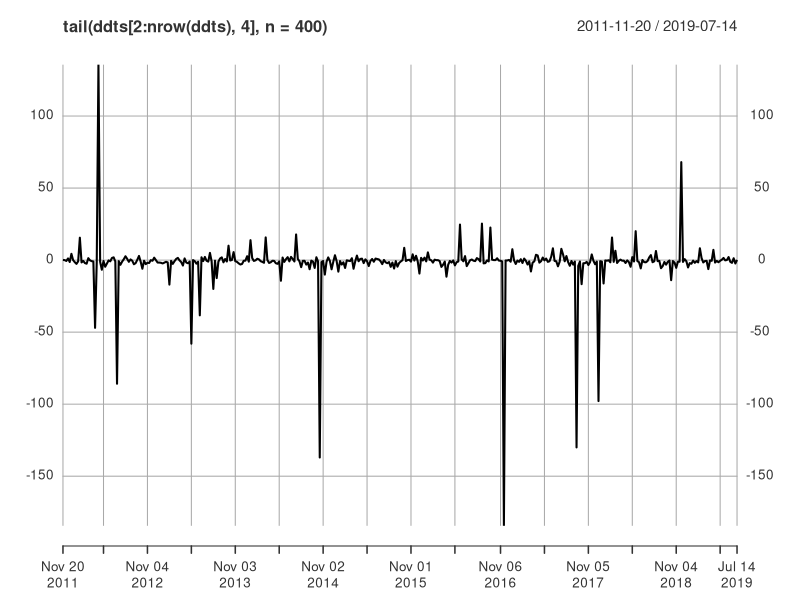
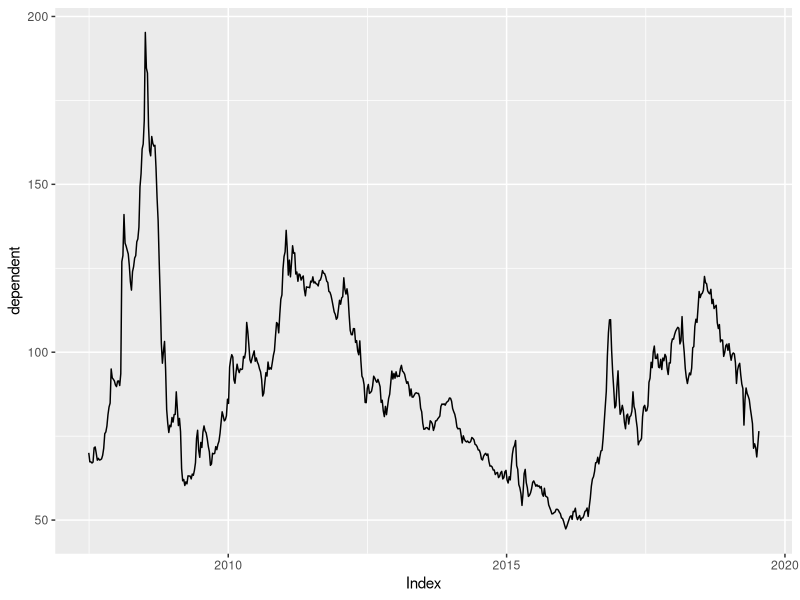
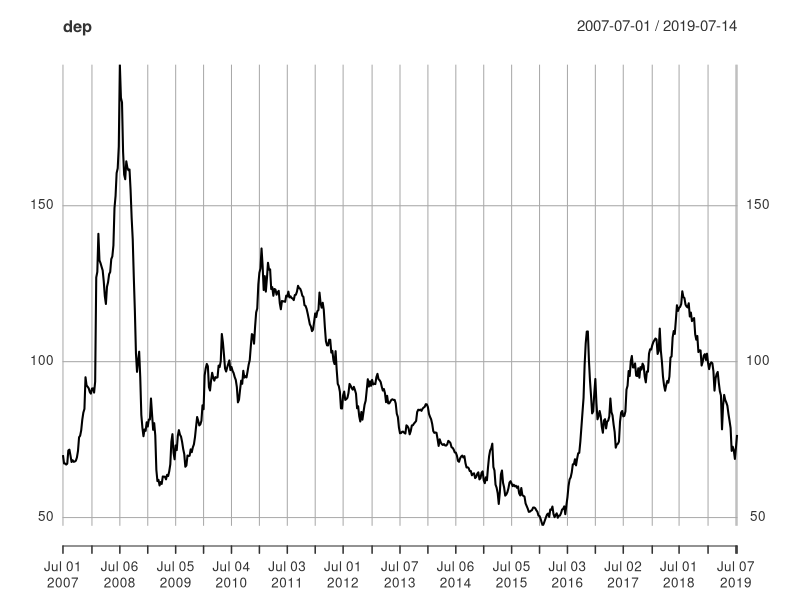
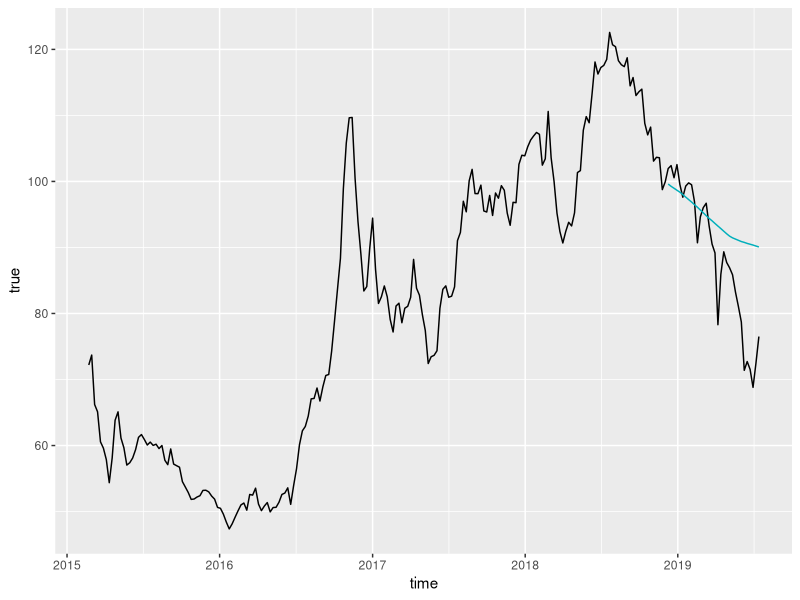

The R script that drew these images, in order: (Note: a time limit stopped this script after it produced the figures.)
library(xts)
library(forecast)
library(ggplot2)

# Data preparation

dd <- read.csv("data_coal.csv", sep = ";")
dd$DATE <- as.Date(paste(dd$DATE), format = "%d.%m.%Y")

ddts <- xts(dd[, 2:ncol(dd)], order.by = dd$DATE)

YNames <- colnames(ddts)[substr(colnames(ddts), 1, 2) == "P_"]
XNames <- colnames(ddts)[substr(colnames(ddts), 1, 2) != "P_"]

ddts = ddts[,colSums(is.na(ddts)) == 0]

# generating first lag

ddts[1:nrow(ddts), 2] = lag(ddts[1:nrow(ddts), 1])
ddts = ddts[2:nrow(ddts)]

# generating fitst_dif

ddts[1:nrow(ddts), 3] = diff(ddts[1:nrow(ddts), 1])
ddts = ddts[2:nrow(ddts)]

# generating relative diff

ddts[1:nrow(ddts), 4] = diff(ddts[1:nrow(ddts), 3]) / diff(ddts[1:nrow(ddts), 2])
ddts = ddts[2:nrow(ddts)]

plot(tail(ddts[2:nrow(ddts), 4], n=400))

ddts = ddts[1:nrow(ddts),1:9]
ddts[,9] = 1
names(ddts) = c("dependent", "first_lag", "first_diff", "rel_first_diff", "FX_USD_CNY","FX_USD_Index","CPI_US","CPI_Eur", "Intercept" )

# ddts = window(ddts,start = "2010-01-03")
autoplot(ddts$dependent)

# Recursive forecasting function
forec_func = function(params, indep_test,lag){
  forec = c()
  y_last = indep_test[1,lag]

  for (i in seq(1:nrow(indep_test))){
    indep_test[i, lag] = y_last
    one_forec = indep_test[i,] %*% params
    forec = c(forec, one_forec)
    y_last = one_forec
  }
  
  return(data.frame(time = tail(dd$DATE, n = nrow(indep_test)), forec = forec))
  
}



# Y_t chunk

indep = ddts[1:nrow(ddts),c(2,5:6,9)]
dep = ddts[1:nrow(ddts),1]




trainsize = 0.95
indep_train = indep[1: floor(nrow(indep)*trainsize),]
indep_test = indep[floor(nrow(indep)*trainsize + 1): nrow(indep),]

dep_train = dep[1: floor(nrow(dep)*trainsize),]
dep_test = dep[floor(nrow(dep)*trainsize + 1) : nrow(dep),]




ols_coefs = solve(t(indep_train) %*% indep_train) %*% t(indep_train) %*% dep_train



plot(dep)

results = data.frame(time = tail(dd$DATE, n = nrow(dep)), tr = dep)
names(results) = c('time', 'true')





forec_1 = data.frame(time = dd$DATE[floor(nrow(dep)*trainsize + 1) : nrow(dep)], forec = indep_test %*% ols_coefs)
names(forec_1) = c('time', 'forec')



#Recursive forecast


forec_2 = forec_func(ols_coefs, indep_test, lag = "first_lag")
 ggplot() + 
  geom_line(data=results[400:nrow(results),], aes(x=time, y = true)) + 
  # geom_line(data = forec_1, aes(x=time, y=forec),color = "#E7B800")+
  geom_line(data = forec_2, aes(x=time, y=forec), color = "#00AFBB")



#Dynamic model optimizer

data = indep_train
y_tr = dep_train

# start = t-600

err_sum = function(params){
  start = 1
  res = c(data$first_lag[start])
  for (i in seq(2,nrow(data))){
    data$first_lag[i] = data[i-1,] %*% params
    res = c(res, data$first_lag[i])
  }
  
  error = sum((y_tr - res)^2)
  return(error)
}




opt_result_1 <- optim(par = rep(1, ncol(indep_train)),          # начальная точка
                    fn = err_sum,       # минимизируемая функция
                    method = "BFGS",   # метод численной оптимизации
                    control = list("maxit" = 1000))        

forec_dyn_1 = forec_func(opt_result_1$par, indep_test, lag = "first_lag")


# start = t - 400

err_sum = function(params){
  start = 200
  res = c(data$first_lag[start])
  for (i in seq(2,nrow(data))){
    data$first_lag[i] = data[i-1,] %*% params
    res = c(res, data$first_lag[i])
  }
  
  error = sum((y_tr - res)^2)
  return(error)
}




opt_result_2 <- optim(par = rep(1, ncol(indep_train)),          # начальная точка
                      fn = err_sum,       # минимизируемая функция
                      method = "BFGS",   # метод численной оптимизации
                      control = list("maxit" = 1000))        

forec_dyn_2 = forec_func(opt_result_2$par, indep_test, lag = "first_lag")

# start = t - 200

err_sum = function(params){
  start = 300
  res = c(data$first_lag[start])
  for (i in seq(2,nrow(data))){
    data$first_lag[i] = data[i-1,] %*% params
    res = c(res, data$first_lag[i])
  }
  
  error = sum((y_tr - res)^2)
  return(error)
}


opt_result_3 <- optim(par = rep(1, ncol(indep_train)),          # начальная точка
                      fn = err_sum,       # минимизируемая функция
                      method = "BFGS",   # метод численной оптимизации
                      control = list("maxit" = 1000))        

forec_dyn_3 = forec_func(opt_result_3$par, indep_test, lag = "first_lag")






ggplot() + 
  geom_line(data=results[1:nrow(results),], aes(x=time, y = true)) + 
  # geom_line(data = forec_1, aes(x=time, y=forec),color = "#E7B800")+
  geom_line(data = forec_2, aes(x=time, y=forec), color = "orange") + 
  geom_line(data = forec_dyn_1, aes(x=time, y=forec), color = "red") +
  geom_line(data = forec_dyn_2, aes(x=time, y=forec), color = "green") +
  geom_line(data = forec_dyn_3, aes(x=time, y=forec), color = "blue")


# In/out of sample ols forecast

ols_insample = data.frame(forec = indep_train %*% ols_coefs)
ols_insample$time = head(results$time, n = nrow(ols_insample))
ggplot() + 
  geom_line(data=results[1:nrow(results),], aes(x=time, y = true)) + 
  # geom_line(data = forec_1, aes(x=time, y=forec),color = "#E7B800")+
  geom_line(data = forec_2, aes(x=time, y=forec), color = "orange") +
  geom_line(data = ols_insample, aes(x=time, y=dependent), color = "orange")


# In/out of sample dyn_1 forecast

dyn_1_insample = data.frame(forec = indep_train %*% opt_result_1$par)
dyn_1_insample$time = head(results$time, n = nrow(ols_insample))


ggplot() + 
  geom_line(data=results[1:nrow(results),], aes(x=time, y = true)) + 
  geom_line(data = forec_dyn_1, aes(x=time, y=forec), color = "red") +
  geom_line(data = dyn_1_insample, aes(x=time, y=forec), color = "red")

# In/out of sample dyn_2 forecast

dyn_2_insample = data.frame(forec = indep_train %*% opt_result_2$par)
dyn_2_insample$time = head(results$time, n = nrow(dyn_2_insample))


ggplot() + 
  geom_line(data=results[1:nrow(results),], aes(x=time, y = true)) + 
  geom_line(data = forec_dyn_2, aes(x=time, y=forec), color = "green") +
  geom_line(data = dyn_2_insample, aes(x=time, y=forec), color = "green")

# In/out of sample dyn_3 forecast

dyn_3_insample = data.frame(forec = indep_train %*% opt_result_3$par)
dyn_3_insample$time = head(results$time, n = nrow(dyn_3_insample))


ggplot() + 
  geom_line(data=results[1:nrow(results),], aes(x=time, y = true)) + 
  geom_line(data = forec_dyn_3, aes(x=time, y=forec), color = "red") +
  geom_line(data = dyn_3_insample, aes(x=time, y=forec), color = "red")

# firstdiff_chunk 

dep = ddts[1:nrow(ddts),3]
indep = ddts[1:nrow(ddts),c(2,5:6,9)]
indep$first_lag = lag(dep)
indep =  indep[2:nrow(indep)]
dep = dep[2:nrow(dep)]



trainsize = 0.95
indep_train = indep[1: floor(nrow(indep)*trainsize),]
indep_test = indep[floor(nrow(indep)*trainsize + 1): nrow(indep),]

dep_train = dep[1: floor(nrow(dep)*trainsize),]
dep_test = dep[floor(nrow(dep)*trainsize + 1) : nrow(dep),]



ols_coefs = solve(t(indep_train) %*% indep_train) %*% t(indep_train) %*% dep_train



plot(dep)

results = data.frame(time = tail(dd$DATE, n = nrow(dep)), tr = dep)
names(results) = c('time', 'true')





forec_1 = data.frame(time = dd$DATE[floor(nrow(dep)*trainsize + 1) : nrow(dep)], forec = indep_test %*% ols_coefs)
names(forec_1) = c('time', 'forec')



#Recursive forecast


forec_2 = forec_func(ols_coefs, indep_test, lag = "first_lag")
ggplot() + 
  geom_line(data=results[400:nrow(results),], aes(x=time, y = true)) + 
  # geom_line(data = forec_1, aes(x=time, y=forec),color = "#E7B800")+
  geom_line(data = forec_2, aes(x=time, y=forec), color = "#00AFBB")



#Dynamic model optimizer

data = indep_train
y_tr = dep_train

# start = t-600

err_sum = function(params){
  start = 1
  res = c(data$first_lag[start])
  for (i in seq(2,nrow(data))){
    data$first_lag[i] = data[i-1,] %*% params
    res = c(res, data$first_lag[i])
  }
  
  error = sum((y_tr - res)^2)
  return(error)
}




opt_result_1 <- optim(par = rep(1, ncol(indep_train)),          # начальная точка
                      fn = err_sum,       # минимизируемая функция
                      method = "BFGS",   # метод численной оптимизации
                      control = list("maxit" = 1000))        

forec_dyn_1 = forec_func(opt_result_1$par, indep_test, lag = "first_lag")


# start = t - 400

err_sum = function(params){
  start = 200
  res = c(data$first_lag[start])
  for (i in seq(2,nrow(data))){
    data$first_lag[i] = data[i-1,] %*% params
    res = c(res, data$first_lag[i])
  }
  
  error = sum((y_tr - res)^2)
  return(error)
}




opt_result_2 <- optim(par = rep(1, ncol(indep_train)),          # начальная точка
                      fn = err_sum,       # минимизируемая функция
                      method = "BFGS",   # метод численной оптимизации
                      control = list("maxit" = 1000))        

forec_dyn_2 = forec_func(opt_result_2$par, indep_test, lag = "first_lag")

# start = t - 200

err_sum = function(params){
  start = 300
  res = c(data$first_lag[start])
  for (i in seq(2,nrow(data))){
    data$first_lag[i] = data[i-1,] %*% params
    res = c(res, data$first_lag[i])
  }
  
  error = sum((y_tr - res)^2)
  return(error)
}


opt_result_3 <- optim(par = rep(1, ncol(indep_train)),          # начальная точка
                      fn = err_sum,       # минимизируемая функция
                      method = "BFGS",   # метод численной оптимизации
                      control = list("maxit" = 1000))        

forec_dyn_3 = forec_func(opt_result_3$par, indep_test, lag = "first_lag")






ggplot() + 
  geom_line(data=results[550:nrow(results),], aes(x=time, y = true)) + 
  # geom_line(data = forec_1, aes(x=time, y=forec),color = "#E7B800")+
  geom_line(data = forec_2, aes(x=time, y=forec), color = "orange") + 
  geom_line(data = forec_dyn_1, aes(x=time, y=forec), color = "red") +
  geom_line(data = forec_dyn_2, aes(x=time, y=forec), color = "green") +
  geom_line(data = forec_dyn_3, aes(x=time, y=forec), color = "blue")


# In/out of sample ols forecast

ols_insample = data.frame(forec = indep_train %*% ols_coefs)
ols_insample$time = head(results$time, n = nrow(ols_insample))
ggplot() + 
  geom_line(data=results[1:nrow(results),], aes(x=time, y = true)) + 
  # geom_line(data = forec_1, aes(x=time, y=forec),color = "#E7B800")+
  geom_line(data = forec_2, aes(x=time, y=forec), color = "orange") +
  geom_line(data = ols_insample, aes(x=time, y=dependent), color = "orange")


# In/out of sample dyn_1 forecast

dyn_1_insample = data.frame(forec = indep_train %*% opt_result_1$par)
dyn_1_insample$time = head(results$time, n = nrow(ols_insample))


ggplot() + 
  geom_line(data=results[1:nrow(results),], aes(x=time, y = true)) + 
  geom_line(data = forec_dyn_1, aes(x=time, y=forec), color = "red") +
  geom_line(data = dyn_1_insample, aes(x=time, y=forec), color = "red")

# In/out of sample dyn_2 forecast

dyn_2_insample = data.frame(forec = indep_train %*% opt_result_2$par)
dyn_2_insample$time = head(results$time, n = nrow(dyn_2_insample))


ggplot() + 
  geom_line(data=results[1:nrow(results),], aes(x=time, y = true)) + 
  geom_line(data = forec_dyn_2, aes(x=time, y=forec), color = "green") +
  geom_line(data = dyn_2_insample, aes(x=time, y=forec), color = "green")

# In/out of sample dyn_3 forecast

dyn_3_insample = data.frame(forec = indep_train %*% opt_result_3$par)
dyn_3_insample$time = head(results$time, n = nrow(dyn_3_insample))


ggplot() + 
  geom_line(data=results[1:nrow(results),], aes(x=time, y = true)) + 
  geom_line(data = forec_dyn_3, aes(x=time, y=forec), color = "red") +
  geom_line(data = dyn_3_insample, aes(x=time, y=forec), color = "red")





# ols_coefs = solve(t(indep_train) %*% indep_train) %*% t(indep_train) %*% dep_train
# 
# 
# 
# plot(dep)
# 
# results = data.frame(time = dd$DATE[5:length(dd$DAT)], tr = dep)
# names(results) = c('time', 'true')
# 
# 
# 
# 
# 
# forec_1 = data.frame(time = dd$DATE[floor(nrow(dep)*trainsize + 1) : nrow(dep)], forec = indep_test %*% ols_coefs)
# names(forec_1) = c('time', 'forec')
# 
# 
# 
# #Recursive forecast
# 
# 
# forec_2 = forec_func(ols_coefs, indep_test, lag = "first_lag")
# ggplot() + 
#   geom_line(data=results[400:nrow(results),], aes(x=time, y = true)) + 
#   # geom_line(data = forec_1, aes(x=time, y=forec),color = "#E7B800")+
#   geom_line(data = forec_2, aes(x=time, y=forec), color = "#00AFBB")
# 
# 
# 
# #Dynamic model optimizer
# 
# data = indep_train
# y_tr = dep_train
# 
# 
# # start = t - 400
# 
# err_sum = function(params){
#   start = 1
#   res = c(data$first_lag[start])
#   for (i in seq(2,nrow(data))){
#     data$first_lag[i] = data[i-1,] %*% params
#     res = c(res, data$first_lag[i])
#   }
#   
#   error = sum((y_tr - res)^2)
#   return(error)
# }
# 
# 
# 
# 
# opt_result_1 <- optim(par = rep(1, ncol(indep_train)),          # начальная точка
#                       fn = err_sum,       # минимизируемая функция
#                       method = "BFGS",   # метод численной оптимизации
#                       control = list("maxit" = 1000))        
# 
# forec_dyn_1 = forec_func(opt_result_1$par, indep_test, lag = "first_lag")
# 
# 
# # start = t - 400
# 
# err_sum = function(params){
#   start = 200
#   res = c(data$first_lag[start])
#   for (i in seq(2,nrow(data))){
#     data$first_lag[i] = data[i-1,] %*% params
#     res = c(res, data$first_lag[i])
#   }
#   
#   error = sum((y_tr - res)^2)
#   return(error)
# }
# 
# 
# 
# 
# opt_result_2 <- optim(par = rep(1, ncol(indep_train)),          # начальная точка
#                       fn = err_sum,       # минимизируемая функция
#                       method = "BFGS",   # метод численной оптимизации
#                       control = list("maxit" = 1000))        
# 
# forec_dyn_2 = forec_func(opt_result_2$par, indep_test, lag = "first_lag")
# 
# # start = t - 200
# 
# err_sum = function(params){
#   start = 550
#   res = c(data$first_lag[start])
#   for (i in seq(2,nrow(data))){
#     data$first_lag[i] = data[i-1,] %*% params
#     res = c(res, data$first_lag[i])
#   }
#   
#   error = sum((y_tr - res)^2)
#   return(error)
# }
# 
# 
# opt_result_3 <- optim(par = rep(1, ncol(indep_train)),          # начальная точка
#                       fn = err_sum,       # минимизируемая функция
#                       method = "BFGS",   # метод численной оптимизации
#                       control = list("maxit" = 1000))        
# 
# forec_dyn_3 = forec_func(opt_result_3$par, indep_test, lag = "first_lag")
# 
# 
# 
# 
# ggplot() + 
#   geom_line(data=results[550:nrow(results),], aes(x=time, y = true)) + 
#   # geom_line(data = forec_1, aes(x=time, y=forec),color = "#E7B800")+
#   geom_line(data = forec_2, aes(x=time, y=forec), color = "black") + 
#   geom_line(data = forec_dyn_1, aes(x=time, y=forec), color = "red") +
#   geom_line(data = forec_dyn_2, aes(x=time, y=forec), color = "green") +
#   geom_line(data = forec_dyn_3, aes(x=time, y=forec), color = "blue")
# 
# 
# 
# 
